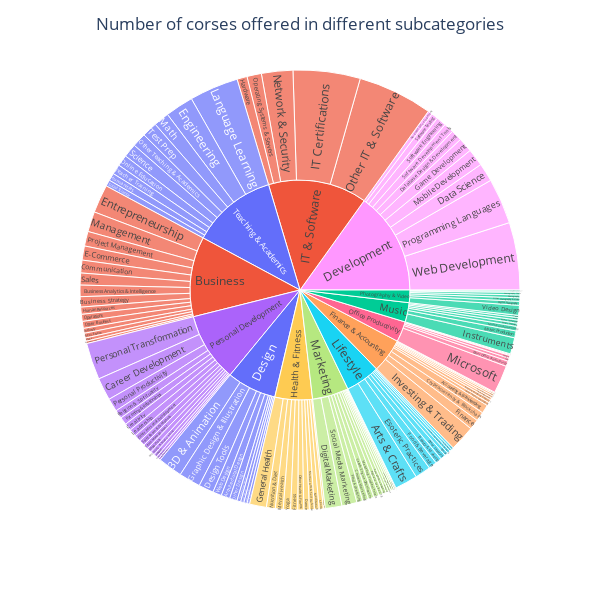
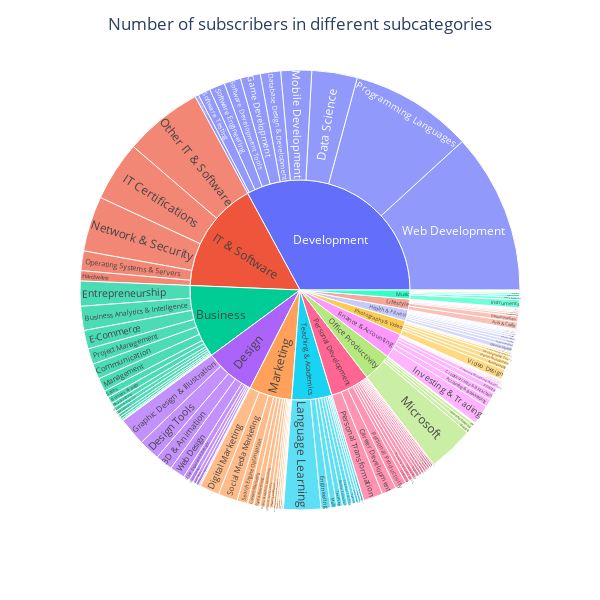

The code cell stored with these charts, in order, in its notebook:
### Markdown cell above
### Subcategory Level Data Visualization

### Code cell
courses_subcat_df = dcom.groupby(['category'])['subcategory'].value_counts().to_frame()
courses_subcat_df.columns = ['number of course']
courses_subcat_df = courses_subcat_df.reset_index()

subscribers_subcat_df = dcom.groupby(['category', 'subcategory'])['num_subscribers'].sum().to_frame()
subscribers_subcat_df.columns = ['number of subscribers']
subscribers_subcat_df = subscribers_subcat_df.reset_index()

# Sunburst chart for number of dcom under each subcategory for different categories
fig = px.sunburst(courses_subcat_df, path=['category', 'subcategory'], 
                  values='number of course', color='category',
                  color_continuous_scale='RdBu', width=600, height=600)
fig.update_layout(title_text='Number of corses offered in different subcategories', title_x=0.5)
fig.show()

# Sunburst chart for number of subscribers under each subcategory for different categories
fig = px.sunburst(subscribers_subcat_df, path=['category', 'subcategory'], values='number of subscribers',
                  color_continuous_scale='RdBu', width=600, height=600)
fig.update_layout(title_text='Number of subscribers in different subcategories', title_x=0.5)
fig.show()

### Figure 1 — Plotly figure (JSON) as saved in the notebook; plotly's stock layout.template omitted (floating-point values rounded to 4 significant figures; data arrays with more than 128 entries replaced by an {"elided": "..."} marker saying what was removed)
{"data": [{"branchvalues": "total", "customdata": {"elided": "143x1 str values"}, "domain": {"x": [0, 1], "y": [0, 1]}, "hovertemplate": "labels=%{label}<br>number of course=%{value}<br>parent=%{parent}<br>id=%{id}<br>category=%{customdata[0]}<extra></extra>", "ids": {"elided": "143 str values"}, "labels": {"elided": "143 str values"}, "marker": {"colors": {"elided": "143 str values"}}, "name": "", "parents": {"elided": "143 str values"}, "type": "sunburst", "values": {"elided": "143 int values"}}], "layout": {"height": 600, "legend": {"tracegroupgap": 0}, "margin": {"t": 60}, "title": {"text": "Number of corses offered in different subcategories", "x": 0.5}, "width": 600}}

### Figure 2 — Plotly figure (JSON) as saved in the notebook; plotly's stock layout.template omitted (floating-point values rounded to 4 significant figures; data arrays with more than 128 entries replaced by an {"elided": "..."} marker saying what was removed)
{"data": [{"branchvalues": "total", "domain": {"x": [0, 1], "y": [0, 1]}, "hovertemplate": "labels=%{label}<br>number of subscribers=%{value}<br>parent=%{parent}<br>id=%{id}<extra></extra>", "ids": {"elided": "143 str values"}, "labels": {"elided": "143 str values"}, "name": "", "parents": {"elided": "143 str values"}, "type": "sunburst", "values": {"elided": "143 int values"}}], "layout": {"height": 600, "legend": {"tracegroupgap": 0}, "margin": {"t": 60}, "title": {"text": "Number of subscribers in different subcategories", "x": 0.5}, "width": 600}}
